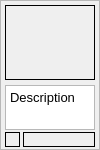
     <widget class="QFrame" name="frame_27">
      <property name="geometry">
       <rect>
        <x>120</x>
        <y>330</y>
        <width>100</width>
        <height>150</height>
       </rect>
      </property>
      <property name="sizePolicy">
       <sizepolicy hsizetype="Fixed" vsizetype="Fixed">
        <horstretch>0</horstretch>
        <verstretch>0</verstretch>
       </sizepolicy>
      </property>
      <property name="frameShape">
       <enum>QFrame::StyledPanel</enum>
      </property>
      <property name="frameShadow">
       <enum>QFrame::Raised</enum>
      </property>
      <widget class="QLabel" name="label_68">
       <property name="geometry">
        <rect>
         <x>5</x>
         <y>5</y>
         <width>90</width>
         <height>75</height>
        </rect>
       </property>
       <property name="sizePolicy">
        <sizepolicy hsizetype="Fixed" vsizetype="Fixed">
         <horstretch>0</horstretch>
         <verstretch>0</verstretch>
        </sizepolicy>
       </property>
       <property name="frameShape">
        <enum>QFrame::Box</enum>
       </property>
       <property name="lineWidth">
        <number>1</number>
       </property>
       <property name="midLineWidth">
        <number>0</number>
       </property>
       <property name="text">
        <string/>
       </property>
      </widget>
      <widget class="QPlainTextEdit" name="plainTextEdit_18">
       <property name="geometry">
        <rect>
         <x>5</x>
         <y>85</y>
         <width>90</width>
         <height>45</height>
        </rect>
       </property>
       <property name="sizePolicy">
        <sizepolicy hsizetype="Fixed" vsizetype="Fixed">
         <horstretch>0</horstretch>
         <verstretch>0</verstretch>
        </sizepolicy>
       </property>
       <property name="font">
        <font>
         <pointsize>10</pointsize>
        </font>
       </property>
       <property name="verticalScrollBarPolicy">
        <enum>Qt::ScrollBarAlwaysOff</enum>
       </property>
       <property name="readOnly">
        <bool>true</bool>
       </property>
       <property name="plainText">
        <string>Description</string>
       </property>
      </widget>
      <widget class="QLabel" name="label_69">
       <property name="geometry">
        <rect>
         <x>5</x>
         <y>132</y>
         <width>15</width>
         <height>15</height>
        </rect>
       </property>
       <property name="sizePolicy">
        <sizepolicy hsizetype="Fixed" vsizetype="Fixed">
         <horstretch>0</horstretch>
         <verstretch>0</verstretch>
        </sizepolicy>
       </property>
       <property name="frameShape">
        <enum>QFrame::Box</enum>
       </property>
       <property name="text">
        <string/>
       </property>
      </widget>
      <widget class="QLabel" name="label_70">
       <property name="geometry">
        <rect>
         <x>23</x>
         <y>132</y>
         <width>72</width>
         <height>15</height>
        </rect>
       </property>
       <property name="frameShape">
        <enum>QFrame::Box</enum>
       </property>
       <property name="text">
        <string/>
       </property>
      </widget>
     </widget>
